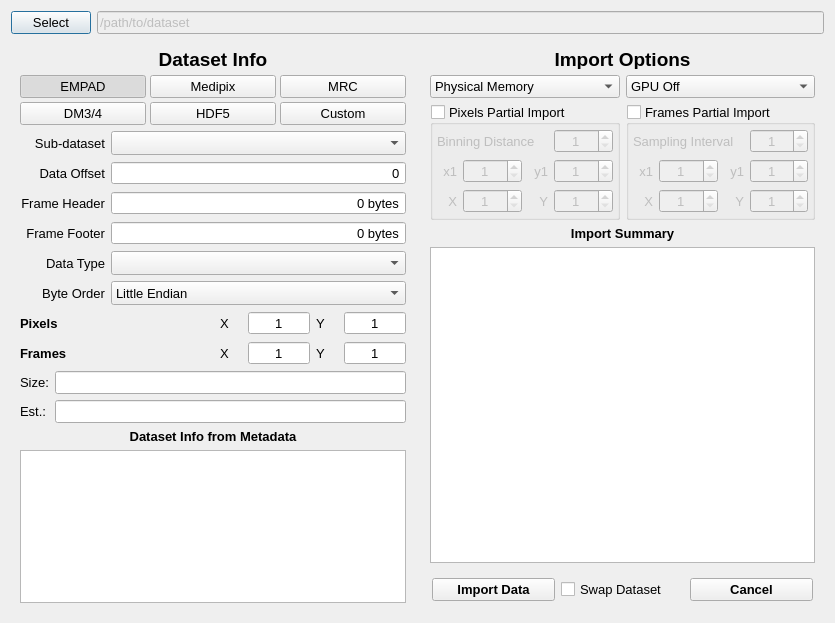
<?xml version="1.0" encoding="UTF-8"?>
<ui version="4.0">
 <class>ImportWindow</class>
 <widget class="QWidget" name="ImportWindow">
  <property name="enabled">
   <bool>true</bool>
  </property>
  <property name="geometry">
   <rect>
    <x>0</x>
    <y>0</y>
    <width>835</width>
    <height>623</height>
   </rect>
  </property>
  <property name="font">
   <font>
    <pointsize>10</pointsize>
   </font>
  </property>
  <property name="acceptDrops">
   <bool>true</bool>
  </property>
  <property name="windowTitle">
   <string>Import Data</string>
  </property>
  <layout class="QGridLayout" name="gridLayout">
   <item row="0" column="0">
    <layout class="QGridLayout" name="ImportGrid" rowstretch="0,0" columnstretch="0,0">
     <property name="sizeConstraint">
      <enum>QLayout::SetMinimumSize</enum>
     </property>
     <item row="0" column="0">
      <widget class="QPushButton" name="ImpFileSelect">
       <property name="enabled">
        <bool>true</bool>
       </property>
       <property name="text">
        <string>Select</string>
       </property>
       <property name="default">
        <bool>true</bool>
       </property>
       <property name="flat">
        <bool>false</bool>
       </property>
      </widget>
     </item>
     <item row="1" column="0" colspan="2">
      <layout class="QGridLayout" name="ImportHGrid">
       <property name="sizeConstraint">
        <enum>QLayout::SetDefaultConstraint</enum>
       </property>
       <item row="0" column="1">
        <widget class="QFrame" name="ImportOptionsFrame">
         <property name="enabled">
          <bool>true</bool>
         </property>
         <layout class="QGridLayout" name="ImportOptionsGrid">
          <item row="2" column="1">
           <widget class="QGroupBox" name="ImpFrPart">
            <property name="enabled">
             <bool>true</bool>
            </property>
            <property name="font">
             <font>
              <pointsize>10</pointsize>
              <weight>50</weight>
              <bold>false</bold>
             </font>
            </property>
            <property name="title">
             <string>Frames Partial Import</string>
            </property>
            <property name="flat">
             <bool>false</bool>
            </property>
            <property name="checkable">
             <bool>true</bool>
            </property>
            <property name="checked">
             <bool>false</bool>
            </property>
            <layout class="QGridLayout" name="ImportFrRangeGrid" columnstretch="1,1,1,1">
             <property name="leftMargin">
              <number>4</number>
             </property>
             <property name="topMargin">
              <number>4</number>
             </property>
             <property name="rightMargin">
              <number>4</number>
             </property>
             <property name="bottomMargin">
              <number>4</number>
             </property>
             <item row="3" column="0">
              <widget class="QLabel" name="INFrXLabel">
               <property name="maximumSize">
                <size>
                 <width>20</width>
                 <height>16777215</height>
                </size>
               </property>
               <property name="text">
                <string>X</string>
               </property>
               <property name="alignment">
                <set>Qt::AlignRight|Qt::AlignTrailing|Qt::AlignVCenter</set>
               </property>
               <property name="buddy">
                <cstring>INFrX</cstring>
               </property>
              </widget>
             </item>
             <item row="3" column="2">
              <widget class="QLabel" name="INFrYLabel">
               <property name="maximumSize">
                <size>
                 <width>20</width>
                 <height>16777215</height>
                </size>
               </property>
               <property name="text">
                <string>Y</string>
               </property>
               <property name="alignment">
                <set>Qt::AlignRight|Qt::AlignTrailing|Qt::AlignVCenter</set>
               </property>
               <property name="buddy">
                <cstring>INFrY</cstring>
               </property>
              </widget>
             </item>
             <item row="2" column="0">
              <widget class="QLabel" name="IFrX1Label">
               <property name="maximumSize">
                <size>
                 <width>20</width>
                 <height>16777215</height>
                </size>
               </property>
               <property name="text">
                <string>x1</string>
               </property>
               <property name="alignment">
                <set>Qt::AlignRight|Qt::AlignTrailing|Qt::AlignVCenter</set>
               </property>
               <property name="buddy">
                <cstring>IFrX1</cstring>
               </property>
              </widget>
             </item>
             <item row="1" column="0" colspan="3">
              <widget class="QLabel" name="IFrDLabel">
               <property name="font">
                <font>
                 <pointsize>10</pointsize>
                 <weight>50</weight>
                 <bold>false</bold>
                </font>
               </property>
               <property name="text">
                <string>Sampling Interval</string>
               </property>
               <property name="buddy">
                <cstring>IFrD</cstring>
               </property>
              </widget>
             </item>
             <item row="2" column="2">
              <widget class="QLabel" name="IFrY1Label">
               <property name="maximumSize">
                <size>
                 <width>20</width>
                 <height>16777215</height>
                </size>
               </property>
               <property name="text">
                <string>y1</string>
               </property>
               <property name="alignment">
                <set>Qt::AlignRight|Qt::AlignTrailing|Qt::AlignVCenter</set>
               </property>
               <property name="buddy">
                <cstring>IFrY1</cstring>
               </property>
              </widget>
             </item>
             <item row="1" column="3">
              <widget class="QSpinBox" name="IFrD">
               <property name="accessibleDescription">
                <string>Import Real</string>
               </property>
               <property name="alignment">
                <set>Qt::AlignCenter</set>
               </property>
               <property name="minimum">
                <number>1</number>
               </property>
              </widget>
             </item>
             <item row="2" column="3">
              <widget class="QSpinBox" name="IFrY1">
               <property name="accessibleDescription">
                <string>Import Real</string>
               </property>
               <property name="alignment">
                <set>Qt::AlignCenter</set>
               </property>
               <property name="minimum">
                <number>1</number>
               </property>
              </widget>
             </item>
             <item row="3" column="3">
              <widget class="QSpinBox" name="INFrY">
               <property name="accessibleDescription">
                <string>Import Real</string>
               </property>
               <property name="alignment">
                <set>Qt::AlignCenter</set>
               </property>
               <property name="minimum">
                <number>1</number>
               </property>
              </widget>
             </item>
             <item row="2" column="1">
              <widget class="QSpinBox" name="IFrX1">
               <property name="accessibleDescription">
                <string>Import Real</string>
               </property>
               <property name="alignment">
                <set>Qt::AlignCenter</set>
               </property>
               <property name="minimum">
                <number>1</number>
               </property>
              </widget>
             </item>
             <item row="3" column="1">
              <widget class="QSpinBox" name="INFrX">
               <property name="accessibleDescription">
                <string>Import Real</string>
               </property>
               <property name="alignment">
                <set>Qt::AlignCenter</set>
               </property>
               <property name="minimum">
                <number>1</number>
               </property>
              </widget>
             </item>
            </layout>
           </widget>
          </item>
          <item row="0" column="0" colspan="2">
           <widget class="QLabel" name="ImportOptionsPanel">
            <property name="maximumSize">
             <size>
              <width>16777215</width>
              <height>20</height>
             </size>
            </property>
            <property name="font">
             <font>
              <pointsize>14</pointsize>
              <weight>75</weight>
              <bold>true</bold>
             </font>
            </property>
            <property name="text">
             <string>Import Options</string>
            </property>
            <property name="alignment">
             <set>Qt::AlignCenter</set>
            </property>
           </widget>
          </item>
          <item row="5" column="0" colspan="2">
           <widget class="QTextEdit" name="ImpNotes">
            <property name="readOnly">
             <bool>true</bool>
            </property>
            <property name="markdown">
             <string/>
            </property>
            <property name="html">
             <string>&lt;!DOCTYPE HTML PUBLIC &quot;-//W3C//DTD HTML 4.0//EN&quot; &quot;http://www.w3.org/TR/REC-html40/strict.dtd&quot;&gt;
&lt;html&gt;&lt;head&gt;&lt;meta name=&quot;qrichtext&quot; content=&quot;1&quot; /&gt;&lt;style type=&quot;text/css&quot;&gt;
p, li { white-space: pre-wrap; }
&lt;/style&gt;&lt;/head&gt;&lt;body style=&quot; font-family:'MS Shell Dlg 2'; font-size:10pt; font-weight:400; font-style:normal;&quot;&gt;
&lt;p style=&quot;-qt-paragraph-type:empty; margin-top:0px; margin-bottom:0px; margin-left:0px; margin-right:0px; -qt-block-indent:0; text-indent:0px;&quot;&gt;&lt;br /&gt;&lt;/p&gt;&lt;/body&gt;&lt;/html&gt;</string>
            </property>
            <property name="placeholderText">
             <string/>
            </property>
           </widget>
          </item>
          <item row="4" column="0" colspan="2">
           <widget class="QLabel" name="ImpNotesLabel">
            <property name="maximumSize">
             <size>
              <width>16777215</width>
              <height>16</height>
             </size>
            </property>
            <property name="font">
             <font>
              <pointsize>10</pointsize>
              <weight>75</weight>
              <bold>true</bold>
             </font>
            </property>
            <property name="text">
             <string>Import Summary</string>
            </property>
            <property name="alignment">
             <set>Qt::AlignCenter</set>
            </property>
           </widget>
          </item>
          <item row="2" column="0">
           <widget class="QGroupBox" name="ImpPxPart">
            <property name="enabled">
             <bool>true</bool>
            </property>
            <property name="font">
             <font>
              <pointsize>10</pointsize>
             </font>
            </property>
            <property name="title">
             <string>Pixels Partial Import</string>
            </property>
            <property name="flat">
             <bool>false</bool>
            </property>
            <property name="checkable">
             <bool>true</bool>
            </property>
            <property name="checked">
             <bool>false</bool>
            </property>
            <layout class="QGridLayout" name="ImportPxRangeGrid" columnstretch="1,1,1,1">
             <property name="leftMargin">
              <number>4</number>
             </property>
             <property name="topMargin">
              <number>4</number>
             </property>
             <property name="rightMargin">
              <number>4</number>
             </property>
             <property name="bottomMargin">
              <number>4</number>
             </property>
             <property name="spacing">
              <number>6</number>
             </property>
             <item row="2" column="0">
              <widget class="QLabel" name="IPxX1Label">
               <property name="maximumSize">
                <size>
                 <width>20</width>
                 <height>16777215</height>
                </size>
               </property>
               <property name="text">
                <string>x1</string>
               </property>
               <property name="alignment">
                <set>Qt::AlignRight|Qt::AlignTrailing|Qt::AlignVCenter</set>
               </property>
               <property name="buddy">
                <cstring>IPxX1</cstring>
               </property>
              </widget>
             </item>
             <item row="3" column="2">
              <widget class="QLabel" name="INPxYLabel">
               <property name="maximumSize">
                <size>
                 <width>20</width>
                 <height>16777215</height>
                </size>
               </property>
               <property name="text">
                <string>Y</string>
               </property>
               <property name="alignment">
                <set>Qt::AlignRight|Qt::AlignTrailing|Qt::AlignVCenter</set>
               </property>
               <property name="buddy">
                <cstring>INPxY</cstring>
               </property>
              </widget>
             </item>
             <item row="3" column="0">
              <widget class="QLabel" name="INPxXLabel">
               <property name="maximumSize">
                <size>
                 <width>20</width>
                 <height>16777215</height>
                </size>
               </property>
               <property name="text">
                <string>X</string>
               </property>
               <property name="alignment">
                <set>Qt::AlignRight|Qt::AlignTrailing|Qt::AlignVCenter</set>
               </property>
               <property name="buddy">
                <cstring>INPxX</cstring>
               </property>
              </widget>
             </item>
             <item row="2" column="2">
              <widget class="QLabel" name="IPxY1Label">
               <property name="maximumSize">
                <size>
                 <width>20</width>
                 <height>16777215</height>
                </size>
               </property>
               <property name="text">
                <string>y1</string>
               </property>
               <property name="alignment">
                <set>Qt::AlignRight|Qt::AlignTrailing|Qt::AlignVCenter</set>
               </property>
               <property name="buddy">
                <cstring>IPxY1</cstring>
               </property>
              </widget>
             </item>
             <item row="1" column="0" colspan="3">
              <widget class="QLabel" name="IPxDLabel">
               <property name="font">
                <font>
                 <pointsize>10</pointsize>
                </font>
               </property>
               <property name="text">
                <string>Binning Distance</string>
               </property>
               <property name="buddy">
                <cstring>IPxD</cstring>
               </property>
              </widget>
             </item>
             <item row="1" column="3">
              <widget class="QSpinBox" name="IPxD">
               <property name="accessibleDescription">
                <string>Import Dfrn</string>
               </property>
               <property name="alignment">
                <set>Qt::AlignCenter</set>
               </property>
               <property name="minimum">
                <number>1</number>
               </property>
              </widget>
             </item>
             <item row="2" column="3">
              <widget class="QSpinBox" name="IPxY1">
               <property name="accessibleDescription">
                <string>Import Dfrn</string>
               </property>
               <property name="alignment">
                <set>Qt::AlignCenter</set>
               </property>
               <property name="minimum">
                <number>1</number>
               </property>
              </widget>
             </item>
             <item row="3" column="3">
              <widget class="QSpinBox" name="INPxY">
               <property name="accessibleDescription">
                <string>Import Dfrn</string>
               </property>
               <property name="alignment">
                <set>Qt::AlignCenter</set>
               </property>
               <property name="minimum">
                <number>1</number>
               </property>
              </widget>
             </item>
             <item row="2" column="1">
              <widget class="QSpinBox" name="IPxX1">
               <property name="accessibleDescription">
                <string>Import Dfrn</string>
               </property>
               <property name="alignment">
                <set>Qt::AlignCenter</set>
               </property>
               <property name="minimum">
                <number>1</number>
               </property>
              </widget>
             </item>
             <item row="3" column="1">
              <widget class="QSpinBox" name="INPxX">
               <property name="accessibleDescription">
                <string>Import Dfrn</string>
               </property>
               <property name="alignment">
                <set>Qt::AlignCenter</set>
               </property>
               <property name="minimum">
                <number>1</number>
               </property>
              </widget>
             </item>
            </layout>
           </widget>
          </item>
          <item row="1" column="0" colspan="2">
           <layout class="QHBoxLayout" name="ImpMemGrid" stretch="1,1">
            <item>
             <widget class="QComboBox" name="ImpMemType">
              <item>
               <property name="text">
                <string>Physical Memory</string>
               </property>
              </item>
              <item>
               <property name="text">
                <string>Lazy Loading</string>
               </property>
              </item>
             </widget>
            </item>
            <item>
             <widget class="QComboBox" name="ImpGPU">
              <item>
               <property name="text">
                <string>GPU Off</string>
               </property>
              </item>
             </widget>
            </item>
           </layout>
          </item>
         </layout>
        </widget>
       </item>
       <item row="1" column="1">
        <layout class="QHBoxLayout" name="ImportButtonGrid">
         <property name="leftMargin">
          <number>11</number>
         </property>
         <property name="topMargin">
          <number>0</number>
         </property>
         <property name="rightMargin">
          <number>11</number>
         </property>
         <property name="bottomMargin">
          <number>11</number>
         </property>
         <item>
          <widget class="QPushButton" name="ImportDataButton">
           <property name="font">
            <font>
             <pointsize>10</pointsize>
             <weight>75</weight>
             <bold>true</bold>
            </font>
           </property>
           <property name="text">
            <string>Import Data</string>
           </property>
          </widget>
         </item>
         <item>
          <widget class="QCheckBox" name="ImpKeepP">
           <property name="text">
            <string>Swap Dataset</string>
           </property>
          </widget>
         </item>
         <item>
          <widget class="QPushButton" name="ImportCancelButton">
           <property name="font">
            <font>
             <pointsize>10</pointsize>
             <weight>75</weight>
             <bold>true</bold>
            </font>
           </property>
           <property name="text">
            <string>Cancel</string>
           </property>
           <property name="shortcut">
            <string>Esc</string>
           </property>
          </widget>
         </item>
        </layout>
       </item>
       <item row="0" column="0" rowspan="2">
        <widget class="QFrame" name="DatasetInfoFrame">
         <property name="enabled">
          <bool>true</bool>
         </property>
         <layout class="QVBoxLayout" name="DatasetInfoVGrid">
          <property name="sizeConstraint">
           <enum>QLayout::SetMinimumSize</enum>
          </property>
          <item>
           <widget class="QLabel" name="ImpDatasetInfoLabel">
            <property name="maximumSize">
             <size>
              <width>16777215</width>
              <height>20</height>
             </size>
            </property>
            <property name="font">
             <font>
              <pointsize>14</pointsize>
              <weight>75</weight>
              <bold>true</bold>
             </font>
            </property>
            <property name="text">
             <string>Dataset Info</string>
            </property>
            <property name="alignment">
             <set>Qt::AlignCenter</set>
            </property>
           </widget>
          </item>
          <item>
           <layout class="QGridLayout" name="ImpFileTypeButtonGrid">
            <property name="spacing">
             <number>4</number>
            </property>
            <item row="0" column="0">
             <widget class="QPushButton" name="EMPADButton">
              <property name="enabled">
               <bool>true</bool>
              </property>
              <property name="text">
               <string>EMPAD</string>
              </property>
              <property name="checkable">
               <bool>true</bool>
              </property>
              <property name="checked">
               <bool>true</bool>
              </property>
              <property name="autoExclusive">
               <bool>true</bool>
              </property>
             </widget>
            </item>
            <item row="0" column="1">
             <widget class="QPushButton" name="MedipixButton">
              <property name="enabled">
               <bool>true</bool>
              </property>
              <property name="text">
               <string>Medipix</string>
              </property>
              <property name="checkable">
               <bool>true</bool>
              </property>
              <property name="autoExclusive">
               <bool>true</bool>
              </property>
             </widget>
            </item>
            <item row="0" column="2">
             <widget class="QPushButton" name="MRCButton">
              <property name="enabled">
               <bool>true</bool>
              </property>
              <property name="text">
               <string>MRC</string>
              </property>
              <property name="checkable">
               <bool>true</bool>
              </property>
              <property name="autoExclusive">
               <bool>true</bool>
              </property>
             </widget>
            </item>
            <item row="1" column="0">
             <widget class="QPushButton" name="DM34Button">
              <property name="enabled">
               <bool>true</bool>
              </property>
              <property name="text">
               <string>DM3/4</string>
              </property>
              <property name="checkable">
               <bool>true</bool>
              </property>
              <property name="autoExclusive">
               <bool>true</bool>
              </property>
             </widget>
            </item>
            <item row="1" column="1">
             <widget class="QPushButton" name="HDF5Button">
              <property name="enabled">
               <bool>true</bool>
              </property>
              <property name="text">
               <string>HDF5</string>
              </property>
              <property name="checkable">
               <bool>true</bool>
              </property>
              <property name="autoExclusive">
               <bool>true</bool>
              </property>
             </widget>
            </item>
            <item row="1" column="2">
             <widget class="QPushButton" name="CustomButton">
              <property name="enabled">
               <bool>true</bool>
              </property>
              <property name="text">
               <string>Custom</string>
              </property>
              <property name="checkable">
               <bool>true</bool>
              </property>
              <property name="autoExclusive">
               <bool>true</bool>
              </property>
             </widget>
            </item>
           </layout>
          </item>
          <item>
           <layout class="QFormLayout" name="ImpDatasetStructGrid">
            <property name="labelAlignment">
             <set>Qt::AlignRight|Qt::AlignTrailing|Qt::AlignVCenter</set>
            </property>
            <item row="0" column="0">
             <widget class="QLabel" name="ImpSubImgLabel">
              <property name="text">
               <string>Sub-dataset</string>
              </property>
              <property name="alignment">
               <set>Qt::AlignRight|Qt::AlignTrailing|Qt::AlignVCenter</set>
              </property>
              <property name="buddy">
               <cstring>ImpSubImg</cstring>
              </property>
             </widget>
            </item>
            <item row="0" column="1">
             <widget class="QComboBox" name="ImpSubImg">
              <property name="minimumSize">
               <size>
                <width>0</width>
                <height>24</height>
               </size>
              </property>
             </widget>
            </item>
            <item row="1" column="0">
             <widget class="QLabel" name="DataOffsetLabel">
              <property name="text">
               <string>Data Offset</string>
              </property>
              <property name="alignment">
               <set>Qt::AlignRight|Qt::AlignTrailing|Qt::AlignVCenter</set>
              </property>
              <property name="buddy">
               <cstring>DataOffset</cstring>
              </property>
             </widget>
            </item>
            <item row="2" column="0">
             <widget class="QLabel" name="FrHeadLabel">
              <property name="text">
               <string>Frame Header</string>
              </property>
              <property name="alignment">
               <set>Qt::AlignRight|Qt::AlignTrailing|Qt::AlignVCenter</set>
              </property>
              <property name="buddy">
               <cstring>FrHead</cstring>
              </property>
             </widget>
            </item>
            <item row="3" column="0">
             <widget class="QLabel" name="FrFootLabel">
              <property name="text">
               <string>Frame Footer</string>
              </property>
              <property name="alignment">
               <set>Qt::AlignRight|Qt::AlignTrailing|Qt::AlignVCenter</set>
              </property>
              <property name="buddy">
               <cstring>FrFoot</cstring>
              </property>
             </widget>
            </item>
            <item row="4" column="0">
             <widget class="QLabel" name="ImpDataTypeLabel">
              <property name="text">
               <string>Data Type</string>
              </property>
              <property name="alignment">
               <set>Qt::AlignRight|Qt::AlignTrailing|Qt::AlignVCenter</set>
              </property>
              <property name="buddy">
               <cstring>ImpDataType</cstring>
              </property>
             </widget>
            </item>
            <item row="4" column="1">
             <widget class="QComboBox" name="ImpDataType">
              <property name="minimumSize">
               <size>
                <width>0</width>
                <height>24</height>
               </size>
              </property>
             </widget>
            </item>
            <item row="5" column="0">
             <widget class="QLabel" name="ImpByteOrderLabel">
              <property name="text">
               <string>Byte Order</string>
              </property>
              <property name="alignment">
               <set>Qt::AlignRight|Qt::AlignTrailing|Qt::AlignVCenter</set>
              </property>
              <property name="buddy">
               <cstring>ImpByteOrder</cstring>
              </property>
             </widget>
            </item>
            <item row="5" column="1">
             <widget class="QComboBox" name="ImpByteOrder">
              <property name="minimumSize">
               <size>
                <width>0</width>
                <height>24</height>
               </size>
              </property>
              <property name="inputMethodHints">
               <set>Qt::ImhNone</set>
              </property>
              <item>
               <property name="text">
                <string>Little Endian</string>
               </property>
              </item>
              <item>
               <property name="text">
                <string>Big Endian</string>
               </property>
              </item>
             </widget>
            </item>
            <item row="1" column="1">
             <widget class="QLargeIntSpinBox" name="DataOffset">
              <property name="minimumSize">
               <size>
                <width>0</width>
                <height>24</height>
               </size>
              </property>
              <property name="alignment">
               <set>Qt::AlignRight|Qt::AlignTrailing|Qt::AlignVCenter</set>
              </property>
              <property name="buttonSymbols">
               <enum>QAbstractSpinBox::NoButtons</enum>
              </property>
              <property name="showGroupSeparator" stdset="0">
               <bool>false</bool>
              </property>
             </widget>
            </item>
            <item row="3" column="1">
             <widget class="QSpinBox" name="FrFoot">
              <property name="minimumSize">
               <size>
                <width>0</width>
                <height>24</height>
               </size>
              </property>
              <property name="alignment">
               <set>Qt::AlignRight|Qt::AlignTrailing|Qt::AlignVCenter</set>
              </property>
              <property name="buttonSymbols">
               <enum>QAbstractSpinBox::NoButtons</enum>
              </property>
              <property name="showGroupSeparator" stdset="0">
               <bool>false</bool>
              </property>
              <property name="suffix">
               <string> bytes</string>
              </property>
              <property name="maximum">
               <number>2140000001</number>
              </property>
             </widget>
            </item>
            <item row="2" column="1">
             <widget class="QSpinBox" name="FrHead">
              <property name="minimumSize">
               <size>
                <width>0</width>
                <height>24</height>
               </size>
              </property>
              <property name="alignment">
               <set>Qt::AlignRight|Qt::AlignTrailing|Qt::AlignVCenter</set>
              </property>
              <property name="buttonSymbols">
               <enum>QAbstractSpinBox::NoButtons</enum>
              </property>
              <property name="showGroupSeparator" stdset="0">
               <bool>false</bool>
              </property>
              <property name="suffix">
               <string> bytes</string>
              </property>
              <property name="maximum">
               <number>2140000001</number>
              </property>
             </widget>
            </item>
           </layout>
          </item>
          <item>
           <layout class="QGridLayout" name="ImpDimensionGrid">
            <item row="1" column="3">
             <widget class="QLabel" name="DNFrYLabel">
              <property name="maximumSize">
               <size>
                <width>22</width>
                <height>16777215</height>
               </size>
              </property>
              <property name="text">
               <string>Y</string>
              </property>
              <property name="buddy">
               <cstring>DNFrY</cstring>
              </property>
             </widget>
            </item>
            <item row="0" column="3">
             <widget class="QLabel" name="DNPxYLabel">
              <property name="maximumSize">
               <size>
                <width>22</width>
                <height>16777215</height>
               </size>
              </property>
              <property name="text">
               <string>Y</string>
              </property>
              <property name="buddy">
               <cstring>DNPxY</cstring>
              </property>
             </widget>
            </item>
            <item row="1" column="1">
             <widget class="QLabel" name="DNFrXLabel">
              <property name="maximumSize">
               <size>
                <width>22</width>
                <height>16777215</height>
               </size>
              </property>
              <property name="text">
               <string>X</string>
              </property>
              <property name="buddy">
               <cstring>DNFrX</cstring>
              </property>
             </widget>
            </item>
            <item row="0" column="0">
             <widget class="QLabel" name="DNPxLabel">
              <property name="font">
               <font>
                <pointsize>10</pointsize>
                <weight>75</weight>
                <bold>true</bold>
               </font>
              </property>
              <property name="text">
               <string>Pixels</string>
              </property>
             </widget>
            </item>
            <item row="1" column="0">
             <widget class="QLabel" name="DNFrLabel">
              <property name="font">
               <font>
                <pointsize>10</pointsize>
                <weight>75</weight>
                <bold>true</bold>
               </font>
              </property>
              <property name="text">
               <string>Frames</string>
              </property>
             </widget>
            </item>
            <item row="0" column="1">
             <widget class="QLabel" name="DNPxXLabel">
              <property name="maximumSize">
               <size>
                <width>22</width>
                <height>16777215</height>
               </size>
              </property>
              <property name="text">
               <string>X</string>
              </property>
              <property name="buddy">
               <cstring>DNPxX</cstring>
              </property>
             </widget>
            </item>
            <item row="0" column="4">
             <widget class="QSpinBox" name="DNPxY">
              <property name="minimumSize">
               <size>
                <width>62</width>
                <height>0</height>
               </size>
              </property>
              <property name="maximumSize">
               <size>
                <width>62</width>
                <height>16777215</height>
               </size>
              </property>
              <property name="accessibleDescription">
               <string>Import Dfrn</string>
              </property>
              <property name="alignment">
               <set>Qt::AlignCenter</set>
              </property>
              <property name="buttonSymbols">
               <enum>QAbstractSpinBox::NoButtons</enum>
              </property>
              <property name="minimum">
               <number>1</number>
              </property>
              <property name="maximum">
               <number>1000000</number>
              </property>
             </widget>
            </item>
            <item row="1" column="4">
             <widget class="QSpinBox" name="DNFrY">
              <property name="minimumSize">
               <size>
                <width>62</width>
                <height>0</height>
               </size>
              </property>
              <property name="maximumSize">
               <size>
                <width>62</width>
                <height>16777215</height>
               </size>
              </property>
              <property name="accessibleDescription">
               <string>Import Real</string>
              </property>
              <property name="alignment">
               <set>Qt::AlignCenter</set>
              </property>
              <property name="buttonSymbols">
               <enum>QAbstractSpinBox::NoButtons</enum>
              </property>
              <property name="minimum">
               <number>1</number>
              </property>
              <property name="maximum">
               <number>1000000</number>
              </property>
             </widget>
            </item>
            <item row="0" column="2">
             <widget class="QSpinBox" name="DNPxX">
              <property name="minimumSize">
               <size>
                <width>62</width>
                <height>0</height>
               </size>
              </property>
              <property name="maximumSize">
               <size>
                <width>62</width>
                <height>16777215</height>
               </size>
              </property>
              <property name="accessibleDescription">
               <string>Import Dfrn</string>
              </property>
              <property name="alignment">
               <set>Qt::AlignCenter</set>
              </property>
              <property name="buttonSymbols">
               <enum>QAbstractSpinBox::NoButtons</enum>
              </property>
              <property name="minimum">
               <number>1</number>
              </property>
              <property name="maximum">
               <number>1000000</number>
              </property>
             </widget>
            </item>
            <item row="1" column="2">
             <widget class="QSpinBox" name="DNFrX">
              <property name="minimumSize">
               <size>
                <width>62</width>
                <height>0</height>
               </size>
              </property>
              <property name="maximumSize">
               <size>
                <width>62</width>
                <height>16777215</height>
               </size>
              </property>
              <property name="accessibleDescription">
               <string>Import Real</string>
              </property>
              <property name="alignment">
               <set>Qt::AlignCenter</set>
              </property>
              <property name="buttonSymbols">
               <enum>QAbstractSpinBox::NoButtons</enum>
              </property>
              <property name="minimum">
               <number>1</number>
              </property>
              <property name="maximum">
               <number>1000000</number>
              </property>
             </widget>
            </item>
           </layout>
          </item>
          <item>
           <layout class="QGridLayout" name="ImpFileSizeGrid">
            <item row="0" column="0">
             <widget class="QLabel" name="ImpActualFilesizeLabel">
              <property name="text">
               <string>Size:</string>
              </property>
              <property name="buddy">
               <cstring>ImpActualFilesize</cstring>
              </property>
             </widget>
            </item>
            <item row="1" column="1">
             <widget class="QLineEdit" name="ImpEstFilesize">
              <property name="readOnly">
               <bool>true</bool>
              </property>
             </widget>
            </item>
            <item row="1" column="0">
             <widget class="QLabel" name="ImpEstFilesizeLabel">
              <property name="text">
               <string>Est.:</string>
              </property>
              <property name="buddy">
               <cstring>ImpEstFilesize</cstring>
              </property>
             </widget>
            </item>
            <item row="0" column="1">
             <widget class="QLineEdit" name="ImpActualFilesize">
              <property name="readOnly">
               <bool>true</bool>
              </property>
             </widget>
            </item>
           </layout>
          </item>
          <item>
           <widget class="QLabel" name="ImpFileMetaNotesLabel">
            <property name="maximumSize">
             <size>
              <width>16777215</width>
              <height>16</height>
             </size>
            </property>
            <property name="font">
             <font>
              <pointsize>10</pointsize>
              <weight>75</weight>
              <bold>true</bold>
             </font>
            </property>
            <property name="text">
             <string>Dataset Info from Metadata</string>
            </property>
            <property name="alignment">
             <set>Qt::AlignCenter</set>
            </property>
           </widget>
          </item>
          <item>
           <widget class="QTextEdit" name="ImpFileMetaNotes">
            <property name="maximumSize">
             <size>
              <width>1000</width>
              <height>1000</height>
             </size>
            </property>
           </widget>
          </item>
         </layout>
        </widget>
       </item>
      </layout>
     </item>
     <item row="0" column="1">
      <widget class="QLineEdit" name="ImpFilePath">
       <property name="enabled">
        <bool>false</bool>
       </property>
       <property name="text">
        <string>/path/to/dataset</string>
       </property>
      </widget>
     </item>
    </layout>
   </item>
  </layout>
 </widget>
 <customwidgets>
  <customwidget>
   <class>QLargeIntSpinBox</class>
   <extends>QSpinBox</extends>
   <header>superqt</header>
  </customwidget>
 </customwidgets>
 <tabstops>
  <tabstop>ImpFileSelect</tabstop>
  <tabstop>ImpFilePath</tabstop>
  <tabstop>ImportDataButton</tabstop>
  <tabstop>ImpKeepP</tabstop>
  <tabstop>ImportCancelButton</tabstop>
  <tabstop>EMPADButton</tabstop>
  <tabstop>MedipixButton</tabstop>
  <tabstop>MRCButton</tabstop>
  <tabstop>DM34Button</tabstop>
  <tabstop>HDF5Button</tabstop>
  <tabstop>CustomButton</tabstop>
  <tabstop>ImpSubImg</tabstop>
  <tabstop>DataOffset</tabstop>
  <tabstop>FrHead</tabstop>
  <tabstop>FrFoot</tabstop>
  <tabstop>ImpDataType</tabstop>
  <tabstop>ImpByteOrder</tabstop>
  <tabstop>DNPxX</tabstop>
  <tabstop>DNPxY</tabstop>
  <tabstop>DNFrX</tabstop>
  <tabstop>DNFrY</tabstop>
  <tabstop>ImpMemType</tabstop>
  <tabstop>ImpGPU</tabstop>
  <tabstop>ImpPxPart</tabstop>
  <tabstop>IPxD</tabstop>
  <tabstop>IPxX1</tabstop>
  <tabstop>IPxY1</tabstop>
  <tabstop>INPxX</tabstop>
  <tabstop>INPxY</tabstop>
  <tabstop>ImpFrPart</tabstop>
  <tabstop>IFrD</tabstop>
  <tabstop>IFrX1</tabstop>
  <tabstop>IFrY1</tabstop>
  <tabstop>INFrX</tabstop>
  <tabstop>INFrY</tabstop>
  <tabstop>ImpActualFilesize</tabstop>
  <tabstop>ImpEstFilesize</tabstop>
  <tabstop>ImpFileMetaNotes</tabstop>
  <tabstop>ImpNotes</tabstop>
 </tabstops>
 <resources/>
 <connections/>
</ui>
